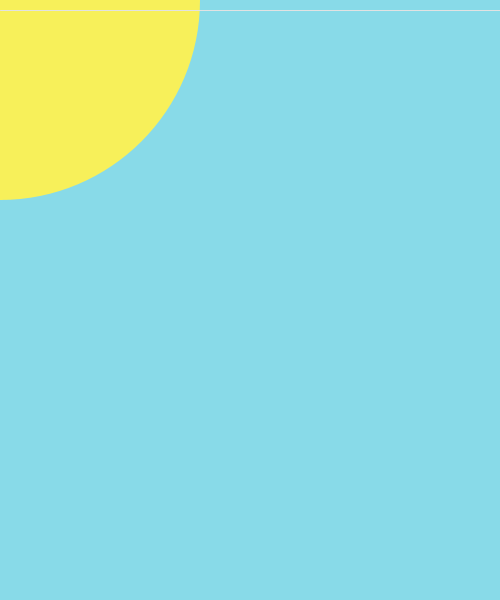
Frame 1 (no input)
Frame 60 (the mouse pressed at the canvas centre just before this capture): identical to frame 1, image omitted
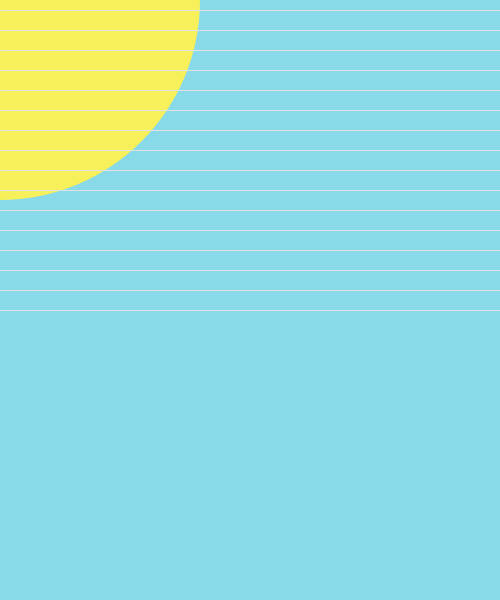
Frame 120 (the mouse held since frame 60 and released just before this capture)

The Processing sketch that drew these frames (run headless with seeded random() and noise(); from frame 60 on, the mouse is pressed at the canvas centre):

// Processing sketch: Assignment3_Jatawan
// ── Assignment3_Jatawan.pde
int sunSize = 400; // size of the ellipse
int startShade = 10; // height gap between each shade
float lineWeight = 1.0; // stroke size

void setup () {
  size(500, 600);
  noStroke(); // no stroke
  background(#88DAE8); // sky color
  fill(#F7F05A); // sun color
  ellipse(0, 0, sunSize, sunSize); // the sun
}

void draw() {
  openShade();
}

// to open the shade
void openShade() {
  stroke(#E2E2E2); // the shade color
  for (int i = 0; i < height; i += 20) {
    if (mouseY >= i) { // draw lines by mouseY detection
      line(0, startShade + i, width, startShade + i);
    } else if (mouseY < i) {
      closeShade(); // if mouseY move up call closeShade()
    }
  }
}

// to close the shade
void closeShade() {
  noStroke(); 
  background(#88DAE8); // sky color
  fill(#F7F05A); // sun color
  ellipse(0, 0, sunSize, sunSize); // the sun

  for (int i = 0; i < height; i += 20) {
    if (mouseY >= i) { // draw lines by mouseY detection
      stroke(#E2E2E2);
      line(0, startShade + i, width, startShade + i);
    }
  }
}

// detect mouseX and mouseY movement 
void mouseMoved() {
  // detect mouse movement
  float dx = mouseX - pmouseX;
  float dy = mouseY - pmouseY;
  //println(dx + " " + dy);

  // to increase the stroke
  if (dx >= 1 && dy == 0) {
    if (lineWeight < 15) {  // stroke will not thicker than 15
      lineWeight += 0.1; // gradually increase stroke weight
      strokeWeight(lineWeight);
    }

    // to desrease the stroke
  } else if (dx < 0) {
    if (lineWeight > 1) {
      lineWeight -= 0.1; // gradually decrease stroke weight
      strokeWeight(lineWeight);
    }
  }
}
